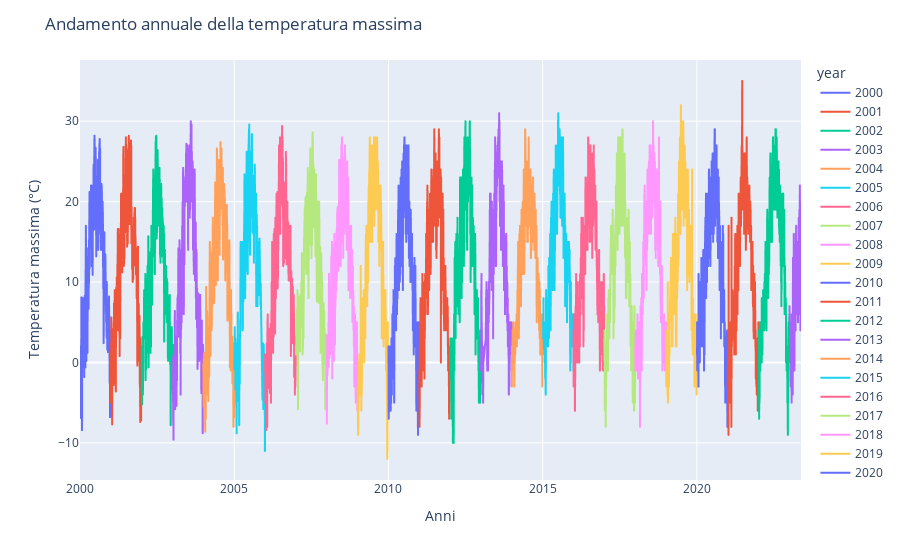

Source (notebook cell):
### Markdown cell above
# <span style='background :white'>ANDAMENTO TEMP MAX MILANO 2000->2023 </span>

### Code cell
# Estrarre l'anno dal campo 'day'
dataframe['year'] = pd.DatetimeIndex(dataframe['day']).year

# Calcolare la temperatura massima giornaliera media per anno
daily_max_temperature = dataframe.groupby(['year', 'day'])['Temperatura massima (°C)'].mean().reset_index()

fig = px.line(daily_max_temperature, x='day', y='Temperatura massima (°C)', color='year')

# Layout del grafico con i nomi delle colonne e assi
fig.update_layout(
    title='Andamento annuale della temperatura massima',
    xaxis_title='Anni',
    yaxis_title='Temperatura massima (°C)'
)

# Il grafico
fig.show()

### Figure 1 — Plotly figure (JSON) as saved in the notebook; plotly's stock layout.template omitted (floating-point values rounded to 4 significant figures; data arrays with more than 128 entries replaced by an {"elided": "..."} marker saying what was removed)
{"data": [{"hovertemplate": "year=2000<br>day=%{x}<br>Temperatura massima (°C)=%{y}<extra></extra>", "legendgroup": "2000", "line": {"color": "#636efa", "dash": "solid"}, "marker": {"symbol": "circle"}, "mode": "lines", "name": "2000", "showlegend": true, "type": "scattergl", "x": {"elided": "366 str values"}, "xaxis": "x", "y": {"elided": "366 float values"}, "yaxis": "y"}, {"hovertemplate": "year=2001<br>day=%{x}<br>Temperatura massima (°C)=%{y}<extra></extra>", "legendgroup": "2001", "line": {"color": "#EF553B", "dash": "solid"}, "marker": {"symbol": "circle"}, "mode": "lines", "name": "2001", "showlegend": true, "type": "scattergl", "x": {"elided": "365 str values"}, "xaxis": "x", "y": {"elided": "365 float values"}, "yaxis": "y"}, {"hovertemplate": "year=2002<br>day=%{x}<br>Temperatura massima (°C)=%{y}<extra></extra>", "legendgroup": "2002", "line": {"color": "#00cc96", "dash": "solid"}, "marker": {"symbol": "circle"}, "mode": "lines", "name": "2002", "showlegend": true, "type": "scattergl", "x": {"elided": "355 str values"}, "xaxis": "x", "y": {"elided": "355 float values"}, "yaxis": "y"}, {"hovertemplate": "year=2003<br>day=%{x}<br>Temperatura massima (°C)=%{y}<extra></extra>", "legendgroup": "2003", "line": {"color": "#ab63fa", "dash": "solid"}, "marker": {"symbol": "circle"}, "mode": "lines", "name": "2003", "showlegend": true, "type": "scattergl", "x": {"elided": "364 str values"}, "xaxis": "x", "y": {"elided": "364 float values"}, "yaxis": "y"}, {"hovertemplate": "year=2004<br>day=%{x}<br>Temperatura massima (°C)=%{y}<extra></extra>", "legendgroup": "2004", "line": {"color": "#FFA15A", "dash": "solid"}, "marker": {"symbol": "circle"}, "mode": "lines", "name": "2004", "showlegend": true, "type": "scattergl", "x": {"elided": "366 str values"}, "xaxis": "x", "y": {"elided": "366 float values"}, "yaxis": "y"}, {"hovertemplate": "year=2005<br>day=%{x}<br>Temperatura massima (°C)=%{y}<extra></extra>", "legendgroup": "2005", "line": {"color": "#19d3f3", "dash": "solid"}, "marker": {"symbol": "circle"}, "mode": "lines", "name": "2005", "showlegend": true, "type": "scattergl", "x": {"elided": "346 str values"}, "xaxis": "x", "y": {"elided": "346 float values"}, "yaxis": "y"}, {"hovertemplate": "year=2006<br>day=%{x}<br>Temperatura massima (°C)=%{y}<extra></extra>", "legendgroup": "2006", "line": {"color": "#FF6692", "dash": "solid"}, "marker": {"symbol": "circle"}, "mode": "lines", "name": "2006", "showlegend": true, "type": "scattergl", "x": {"elided": "365 str values"}, "xaxis": "x", "y": {"elided": "365 float values"}, "yaxis": "y"}, {"hovertemplate": "year=2007<br>day=%{x}<br>Temperatura massima (°C)=%{y}<extra></extra>", "legendgroup": "2007", "line": {"color": "#B6E880", "dash": "solid"}, "marker": {"symbol": "circle"}, "mode": "lines", "name": "2007", "showlegend": true, "type": "scattergl", "x": {"elided": "363 str values"}, "xaxis": "x", "y": {"elided": "363 float values"}, "yaxis": "y"}, {"hovertemplate": "year=2008<br>day=%{x}<br>Temperatura massima (°C)=%{y}<extra></extra>", "legendgroup": "2008", "line": {"color": "#FF97FF", "dash": "solid"}, "marker": {"symbol": "circle"}, "mode": "lines", "name": "2008", "showlegend": true, "type": "scattergl", "x": {"elided": "366 str values"}, "xaxis": "x", "y": {"elided": "366 float values"}, "yaxis": "y"}, {"hovertemplate": "year=2009<br>day=%{x}<br>Temperatura massima (°C)=%{y}<extra></extra>", "legendgroup": "2009", "line": {"color": "#FECB52", "dash": "solid"}, "marker": {"symbol": "circle"}, "mode": "lines", "name": "2009", "showlegend": true, "type": "scattergl", "x": {"elided": "353 str values"}, "xaxis": "x", "y": {"elided": "353 int values"}, "yaxis": "y"}, {"hovertemplate": "year=2010<br>day=%{x}<br>Temperatura massima (°C)=%{y}<extra></extra>", "legendgroup": "2010", "line": {"color": "#636efa", "dash": "solid"}, "marker": {"symbol": "circle"}, "mode": "lines", "name": "2010", "showlegend": true, "type": "scattergl", "x": {"elided": "365 str values"}, "xaxis": "x", "y": {"elided": "365 int values"}, "yaxis": "y"}, {"hovertemplate": "year=2011<br>day=%{x}<br>Temperatura massima (°C)=%{y}<extra></extra>", "legendgroup": "2011", "line": {"color": "#EF553B", "dash": "solid"}, "marker": {"symbol": "circle"}, "mode": "lines", "name": "2011", "showlegend": true, "type": "scattergl", "x": {"elided": "364 str values"}, "xaxis": "x", "y": {"elided": "364 int values"}, "yaxis": "y"}, {"hovertemplate": "year=2012<br>day=%{x}<br>Temperatura massima (°C)=%{y}<extra></extra>", "legendgroup": "2012", "line": {"color": "#00cc96", "dash": "solid"}, "marker": {"symbol": "circle"}, "mode": "lines", "name": "2012", "showlegend": true, "type": "scattergl", "x": {"elided": "356 str values"}, "xaxis": "x", "y": {"elided": "356 int values"}, "yaxis": "y"}, {"hovertemplate": "year=2013<br>day=%{x}<br>Temperatura massima (°C)=%{y}<extra></extra>", "legendgroup": "2013", "line": {"color": "#ab63fa", "dash": "solid"}, "marker": {"symbol": "circle"}, "mode": "lines", "name": "2013", "showlegend": true, "type": "scattergl", "x": {"elided": "336 str values"}, "xaxis": "x", "y": {"elided": "336 int values"}, "yaxis": "y"}, {"hovertemplate": "year=2014<br>day=%{x}<br>Temperatura massima (°C)=%{y}<extra></extra>", "legendgroup": "2014", "line": {"color": "#FFA15A", "dash": "solid"}, "marker": {"symbol": "circle"}, "mode": "lines", "name": "2014", "showlegend": true, "type": "scattergl", "x": {"elided": "355 str values"}, "xaxis": "x", "y": {"elided": "355 int values"}, "yaxis": "y"}, {"hovertemplate": "year=2015<br>day=%{x}<br>Temperatura massima (°C)=%{y}<extra></extra>", "legendgroup": "2015", "line": {"color": "#19d3f3", "dash": "solid"}, "marker": {"symbol": "circle"}, "mode": "lines", "name": "2015", "showlegend": true, "type": "scattergl", "x": {"elided": "360 str values"}, "xaxis": "x", "y": {"elided": "360 int values"}, "yaxis": "y"}, {"hovertemplate": "year=2016<br>day=%{x}<br>Temperatura massima (°C)=%{y}<extra></extra>", "legendgroup": "2016", "line": {"color": "#FF6692", "dash": "solid"}, "marker": {"symbol": "circle"}, "mode": "lines", "name": "2016", "showlegend": true, "type": "scattergl", "x": {"elided": "364 str values"}, "xaxis": "x", "y": {"elided": "364 int values"}, "yaxis": "y"}, {"hovertemplate": "year=2017<br>day=%{x}<br>Temperatura massima (°C)=%{y}<extra></extra>", "legendgroup": "2017", "line": {"color": "#B6E880", "dash": "solid"}, "marker": {"symbol": "circle"}, "mode": "lines", "name": "2017", "showlegend": true, "type": "scattergl", "x": {"elided": "357 str values"}, "xaxis": "x", "y": {"elided": "357 int values"}, "yaxis": "y"}, {"hovertemplate": "year=2018<br>day=%{x}<br>Temperatura massima (°C)=%{y}<extra></extra>", "legendgroup": "2018", "line": {"color": "#FF97FF", "dash": "solid"}, "marker": {"symbol": "circle"}, "mode": "lines", "name": "2018", "showlegend": true, "type": "scattergl", "x": {"elided": "344 str values"}, "xaxis": "x", "y": {"elided": "344 int values"}, "yaxis": "y"}, {"hovertemplate": "year=2019<br>day=%{x}<br>Temperatura massima (°C)=%{y}<extra></extra>", "legendgroup": "2019", "line": {"color": "#FECB52", "dash": "solid"}, "marker": {"symbol": "circle"}, "mode": "lines", "name": "2019", "showlegend": true, "type": "scattergl", "x": {"elided": "364 str values"}, "xaxis": "x", "y": {"elided": "364 int values"}, "yaxis": "y"}, {"hovertemplate": "year=2020<br>day=%{x}<br>Temperatura massima (°C)=%{y}<extra></extra>", "legendgroup": "2020", "line": {"color": "#636efa", "dash": "solid"}, "marker": {"symbol": "circle"}, "mode": "lines", "name": "2020", "showlegend": true, "type": "scattergl", "x": {"elided": "364 str values"}, "xaxis": "x", "y": {"elided": "364 int values"}, "yaxis": "y"}, {"hovertemplate": "year=2021<br>day=%{x}<br>Temperatura massima (°C)=%{y}<extra></extra>", "legendgroup": "2021", "line": {"color": "#EF553B", "dash": "solid"}, "marker": {"symbol": "circle"}, "mode": "lines", "name": "2021", "showlegend": true, "type": "scattergl", "x": {"elided": "273 str values"}, "xaxis": "x", "y": {"elided": "273 int values"}, "yaxis": "y"}, {"hovertemplate": "year=2022<br>day=%{x}<br>Temperatura massima (°C)=%{y}<extra></extra>", "legendgroup": "2022", "line": {"color": "#00cc96", "dash": "solid"}, "marker": {"symbol": "circle"}, "mode": "lines", "name": "2022", "showlegend": true, "type": "scattergl", "x": {"elided": "280 str values"}, "xaxis": "x", "y": {"elided": "280 int values"}, "yaxis": "y"}, {"hovertemplate": "year=2023<br>day=%{x}<br>Temperatura massima (°C)=%{y}<extra></extra>", "legendgroup": "2023", "line": {"color": "#ab63fa", "dash": "solid"}, "marker": {"symbol": "circle"}, "mode": "lines", "name": "2023", "showlegend": true, "type": "scattergl", "x": {"elided": "138 str values"}, "xaxis": "x", "y": {"elided": "138 int values"}, "yaxis": "y"}], "layout": {"legend": {"title": {"text": "year"}, "tracegroupgap": 0}, "margin": {"t": 60}, "title": {"text": "Andamento annuale della temperatura massima"}, "xaxis": {"anchor": "y", "domain": [0, 1], "title": {"text": "Anni"}}, "yaxis": {"anchor": "x", "domain": [0, 1], "title": {"text": "Temperatura massima (°C)"}}}}
